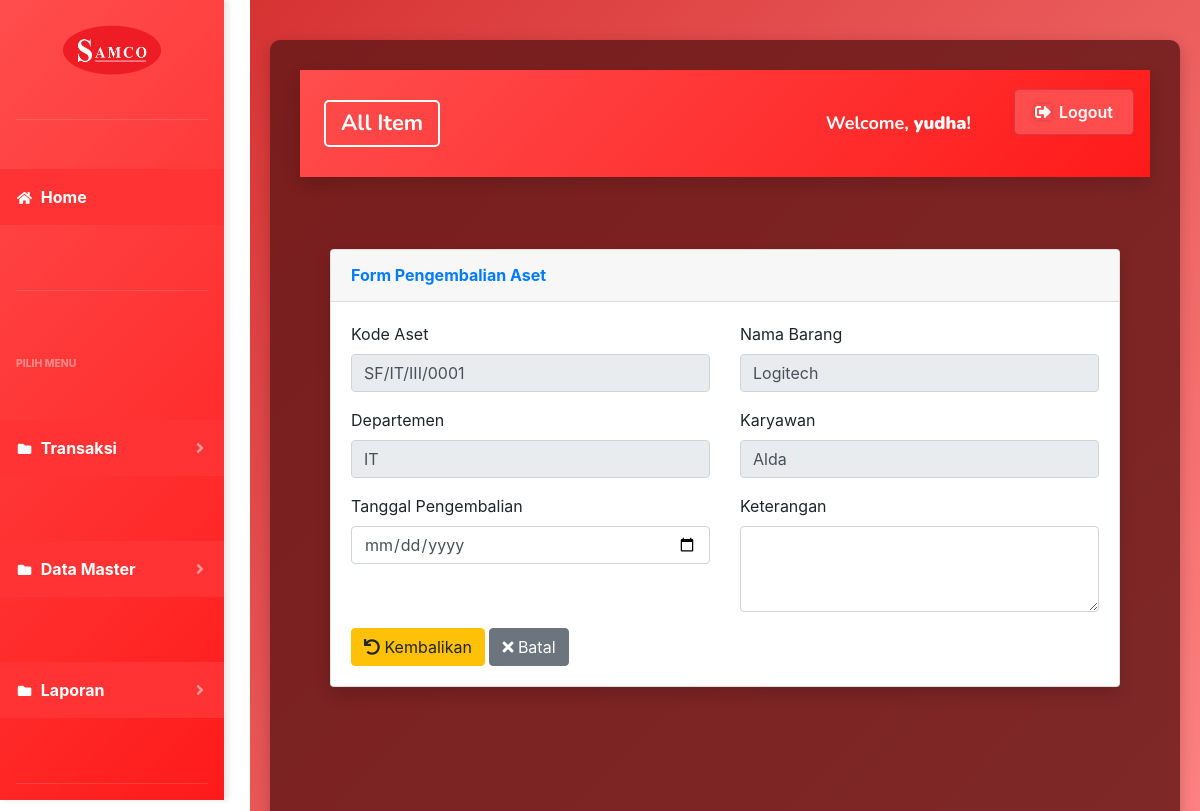
/index.php?page=aset&aksi=return&id=19 (signed in), run on the app's committed database.
### tables this page shows
CREATE TABLE `aset` (
  `id` int(11) NOT NULL,
  `kode_aset` varchar(50) DEFAULT NULL,
  `kode_lengkap` varchar(50) NOT NULL,
  `gudang_id` int(11) DEFAULT NULL,
  `departemen_id` int(11) DEFAULT NULL,
  `karyawan_id` int(11) DEFAULT NULL,
  `jenis_barang_id` int(11) DEFAULT NULL,
  `status` enum('Aktif','Tidak Aktif') DEFAULT 'Aktif',
  `tanggal_pembelian` date DEFAULT NULL,
  `created_at` timestamp NOT NULL DEFAULT current_timestamp(),
  `updated_at` timestamp NOT NULL DEFAULT current_timestamp() ON UPDATE current_timestamp(),
  `tanggal_keluar` date DEFAULT NULL,
  `keterangan_keluar` text DEFAULT NULL,
  `jumlah_keluar` int(11) DEFAULT 0
);

CREATE TABLE `gudang` (
  `id` int(11) NOT NULL,
  `kode_barang` varchar(50) NOT NULL,
  `nama_barang` varchar(255) NOT NULL,
  `jenis_barang` varchar(250) NOT NULL,
  `jumlah` varchar(250) NOT NULL,
  `satuan` varchar(100) NOT NULL
);

CREATE TABLE `departemen` (
  `id` int(11) NOT NULL,
  `nama` varchar(100) NOT NULL
);

CREATE TABLE `daftar_karyawan` (
  `id` int(11) NOT NULL,
  `nama` varchar(100) NOT NULL,
  `departemen_id` int(11) DEFAULT NULL,
  `bagian` varchar(255) NOT NULL
);

### page/aset/return.php (the view, shortened to what this page needs)
<?php
$id = $_GET['id'];
$sql = $koneksi->query("
    SELECT aset.*,
           daftar_karyawan.nama AS nama_karyawan,
           gudang.nama_barang,
           gudang.id as gudang_id,
           departemen.nama AS nama_departemen
    FROM aset
    LEFT JOIN daftar_karyawan ON aset.karyawan_id = daftar_karyawan.id
    LEFT JOIN gudang ON aset.gudang_id = gudang.id
    LEFT JOIN departemen ON aset.departemen_id = departemen.id
    WHERE aset.id = '$id'
");
$data = $sql->fetch_assoc();
?>
<div class="container-fluid">
    <div class="card shadow mb-4">
        <div class="card-header py-3">
            <h6 class="m-0 font-weight-bold text-primary">Form Pengembalian Aset</h6>
        </div>
        <div class="card-body">
            <form method="POST">
                <div class="row mb-3">
                    <div class="col-md-6">
                        <label class="form-label">Kode Aset</label>
                        <input type="text" class="form-control" value="<?php echo $data['kode_lengkap']; ?>" readonly>
                    </div>
                    <div class="col-md-6">
                        <label class="form-label">Nama Barang</label>
                        <input type="text" class="form-control" value="<?php echo $data['nama_barang']; ?>" readonly>
                    </div>
                </div>
                <div class="row mb-3">
                    <div class="col-md-6">
                        <label class="form-label">Departemen</label>
                        <input type="text" class="form-control" value="<?php echo $data['nama_departemen']; ?>" readonly>
                    </div>
                    <div class="col-md-6">
                        <label class="form-label">Karyawan</label>
                        <input type="text" class="form-control" value="<?php echo $data['nama_karyawan']; ?>" readonly>
                    </div>
                </div>
                <div class="row mb-3">
                    <div class="col-md-6">
                        <label for="tanggal_return" class="form-label">Tanggal Pengembalian</label>
                        <input type="date" class="form-control" name="tanggal_return" required>
                    </div>
                    <div class="col-md-6">
                        <label for="keterangan" class="form-label">Keterangan</label>
                        <textarea class="form-control" name="keterangan" rows="3"></textarea>
                    </div>
                </div>
                <div class="text-end">
                    <button type="submit" class="btn btn-warning custom-btn">
                        <i class="fas fa-undo me-1"></i> Kembalikan
                    </button>
                    <a href="?page=aset" class="btn btn-secondary custom-btn">
                        <i class="fas fa-times me-1"></i> Batal
                    </a>
                </div>
            </form>
        </div>
    </div>
</div>

### index.php (style rules this page uses)
body { margin-left: 250px; transition: margin-left 0.3s ease; }

### data on the page
aset: kode_lengkap "SF/IT/III/0001", gudang.nama_barang "Logitech", departemen.nama "IT", karyawan.nama "Alda"

### other printed values
$_SESSION['username'] "yudha"
